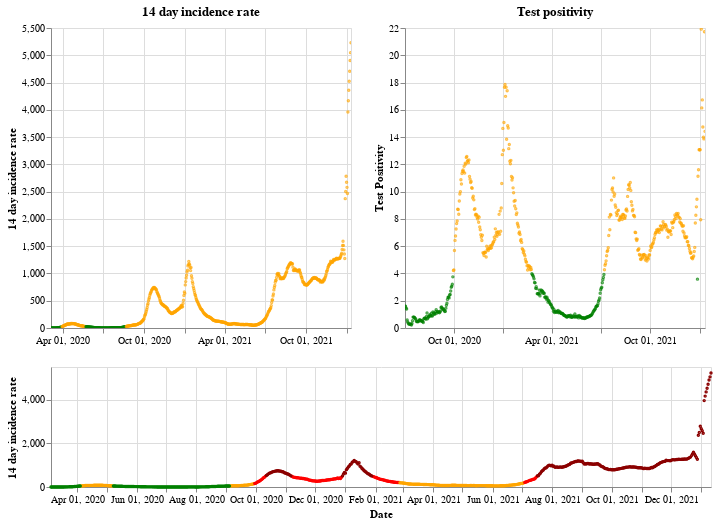

Notebook code cell kept with this figure:
### Markdown cell above
## Northern Ireland

### Code cell
plot_traffic_light('Northern Ireland')

### Figure 1 — Vega-Lite specification as saved in the notebook (floating-point values rounded to 4 significant figures; data arrays with more than 128 entries replaced by an {"elided": "..."} marker saying what was removed)
{"config": {"view": {"continuousWidth": 400, "continuousHeight": 300}}, "vconcat": [{"hconcat": [{"mark": {"type": "point", "size": 2}, "encoding": {"color": {"condition": {"value": "green", "test": "(datum.twoWeeklyCasesRate <= 25)"}, "value": "orange"}, "tooltip": [{"type": "nominal", "field": "areaName"}, {"type": "temporal", "field": "date"}, {"type": "quantitative", "field": "twoWeeklyCasesRate"}, {"type": "quantitative", "field": "testPositivity"}], "x": {"type": "temporal", "axis": {"title": ""}, "field": "date", "scale": {"domain": {"selection": "DateBrush"}}, "timeUnit": "yearmonthdate"}, "y": {"type": "quantitative", "axis": {"title": "14 day incidence rate"}, "field": "twoWeeklyCasesRate"}}, "title": "14 day incidence rate", "width": 300}, {"mark": {"type": "point", "size": 2}, "encoding": {"color": {"condition": {"value": "green", "test": "(datum.testPositivity <= 4)"}, "value": "orange"}, "tooltip": [{"type": "nominal", "field": "areaName"}, {"type": "temporal", "field": "date"}, {"type": "quantitative", "field": "twoWeeklyCasesRate"}, {"type": "quantitative", "field": "testPositivity"}], "x": {"type": "temporal", "axis": {"title": ""}, "field": "date", "scale": {"domain": {"selection": "DateBrush"}}, "timeUnit": "yearmonthdate"}, "y": {"type": "quantitative", "axis": {"title": "Test Positivity"}, "field": "testPositivity"}}, "title": "Test positivity", "width": 300}]}, {"layer": [{"mark": {"type": "point", "size": 2}, "encoding": {"color": {"condition": {"value": "orange", "test": "(((datum.testPositivity < 4) && (datum.twoWeeklyCasesRate >= 50)) && (datum.twoWeeklyCasesRate < 200))"}, "value": "red"}, "opacity": {"condition": {"value": 1, "test": "((datum.twoWeeklyCasesRate >= 50) && (datum.twoWeeklyCasesRate < 500))"}, "value": 0}, "tooltip": [{"type": "nominal", "field": "areaName"}, {"type": "temporal", "field": "date"}, {"type": "quantitative", "field": "twoWeeklyCasesRate"}, {"type": "quantitative", "field": "testPositivity"}], "x": {"type": "temporal", "axis": {"title": "Date"}, "field": "date", "timeUnit": "yearmonthdate"}, "y": {"type": "quantitative", "axis": {"title": "14 day incidence rate"}, "field": "twoWeeklyCasesRate"}}, "selection": {"DateBrush": {"type": "interval", "encodings": ["x"], "fields": ["Time"]}}}, {"mark": {"type": "point", "size": 2}, "encoding": {"color": {"value": "darkred"}, "opacity": {"condition": {"value": 1, "test": "(datum.twoWeeklyCasesRate >= 500)"}, "value": 0}, "tooltip": [{"type": "nominal", "field": "areaName"}, {"type": "temporal", "field": "date"}, {"type": "quantitative", "field": "twoWeeklyCasesRate"}, {"type": "quantitative", "field": "testPositivity"}], "x": {"type": "temporal", "axis": {"title": "Date"}, "field": "date", "timeUnit": "yearmonthdate"}, "y": {"type": "quantitative", "axis": {"title": "14 day incidence rate"}, "field": "twoWeeklyCasesRate"}}}, {"mark": {"type": "point", "size": 2}, "encoding": {"color": {"condition": {"value": "green", "test": "((datum.testPositivity < 4) && (datum.twoWeeklyCasesRate < 50))"}, "value": "orange"}, "opacity": {"condition": {"value": 1, "test": "(datum.twoWeeklyCasesRate < 50)"}, "value": 0}, "tooltip": [{"type": "nominal", "field": "areaName"}, {"type": "temporal", "field": "date"}, {"type": "quantitative", "field": "twoWeeklyCasesRate"}, {"type": "quantitative", "field": "testPositivity"}], "x": {"type": "temporal", "axis": {"title": "Date"}, "field": "date", "timeUnit": "yearmonthdate"}, "y": {"type": "quantitative", "axis": {"title": "14 day incidence rate"}, "field": "twoWeeklyCasesRate"}}}], "height": 120, "width": 660}], "data": {"name": "data-aebe2202177f616aa66e8e4bff5dc6af"}, "$schema": "https://vega.github.io/schema/vega-lite/v4.8.1.json", "datasets": {"data-aebe2202177f616aa66e8e4bff5dc6af": {"elided": "678 records"}}}
